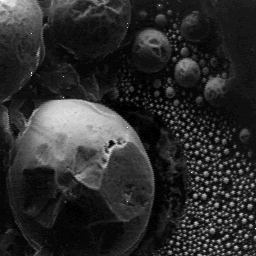
#> input picture Taller5/images/meb.png, 256 x 256 px
$ jupyter execute '2. Gradiente morfológico.ipynb'
#> lines starting #> are read from the running program, lines starting #| are printed output that depends on the picture
# Gradiente morfológico

[cell 1]
import cv2
import matplotlib.pyplot as plt
from skimage.morphology import dilation, erosion, footprint_rectangle
from skimage.filters.rank import median
from skimage.filters import sobel
from skimage import exposure
from scipy.ndimage import morphological_gradient

[cell 2]
meb_image = cv2.imread('images/meb.png', cv2.IMREAD_GRAYSCALE)
#> meb_image is the input picture: shape (256, 256); min 0, max 255, mean 44.3

[cell 3]
plt.imshow(meb_image, cmap='gray', vmin=0, vmax=255)

[cell 4]
mask = footprint_rectangle((3,3))

[cell 5]
mgimage = morphological_gradient(meb_image, footprint=mask)
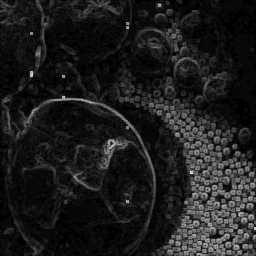
#> mgimage: shape (256, 256); min 0, max 225, mean 28.7

[cell 6]
plt.imshow(mgimage, cmap='gray', vmin=0, vmax=255)

[cell 7]
img_norma = sobel(meb_image)
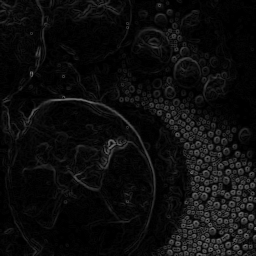
#> img_norma: shape (256, 256) float64; min 0, max 0.453, mean 0.0515
rescaled_img = exposure.rescale_intensity(img_norma, in_range=(0, 0.6), out_range=(0, 255))
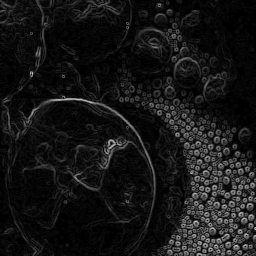
#> rescaled_img: shape (256, 256) float64; min 0, max 192.4, mean 21.9
plt.imshow(rescaled_img, cmap='gray', vmin=0, vmax=255)

## Compare los resultados obtenidos (gradiente morfológico vs. norma del gradiente con Sobel).

[cell 8]
plt.figure(
    figsize=(10, 10)
)

plt.subplot(1, 3, 1)
plt.imshow(mgimage, cmap='gray', vmin=0, vmax=255)

plt.subplot(1, 3, 2)
plt.imshow(rescaled_img  , cmap='gray', vmin=0, vmax=255)
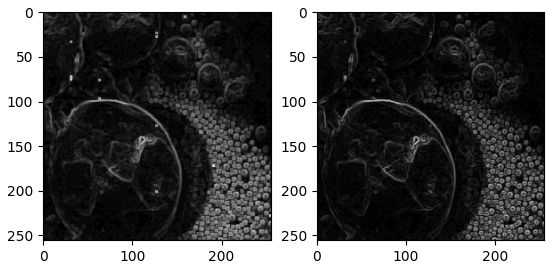
#> figure drawn by matplotlib, 2 panels

En la imagen comparativa, el gradiente morfológico (izquierda) muestra bordes más definidos y continuos, resaltando las estructuras principales de la imagen. Por otro lado, la norma del gradiente con Sobel (derecha) también logra una buena detección de bordes y menos fragmentación de lo esperado. Aunque Sobel enfatiza más las variaciones locales en la intensidad, su resultado sigue siendo limpio y detallado, mientras que el gradiente morfológico ofrece una segmentación más estructurada y uniforme.

[cell 9]
median = median(meb_image, footprint=mask)
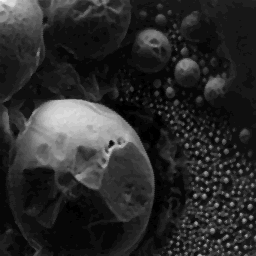
#> median: shape (256, 256); min 0, max 240, mean 42.9
dilated_image = dilation(median, footprint=mask)
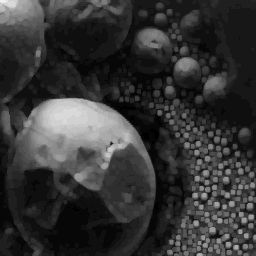
#> dilated_image: shape (256, 256); min 0, max 240, mean 53.1
eroded_image = erosion(median, footprint=mask)
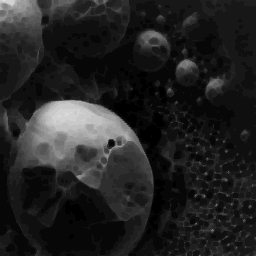
#> eroded_image: shape (256, 256); min 0, max 232, mean 34.7
subtracted_image = cv2.subtract(dilated_image, eroded_image)
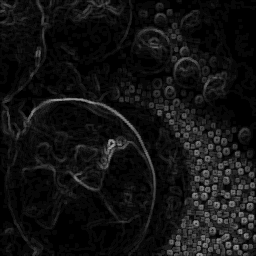
#> subtracted_image: shape (256, 256); min 0, max 163, mean 18.4

$ run again, with Taller5/images/angio.png copied over Taller5/images/meb.png
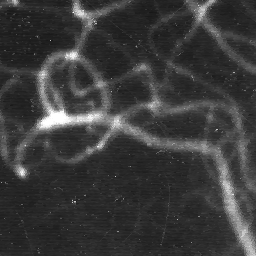
#> input picture Taller5/images/angio.png, 256 x 256 px
#> meb_image is the input picture: shape (256, 256); min 20, max 255, mean 58.9
#> `rescaled_img = exposure.rescale_intensity(img_norma, in_range=(0, 0.6)..`:
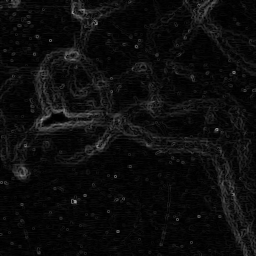
#> rescaled_img: shape (256, 256) float64; min 0, max 158, mean 13.1
#> `eroded_image = erosion(median, footprint=mask)`:
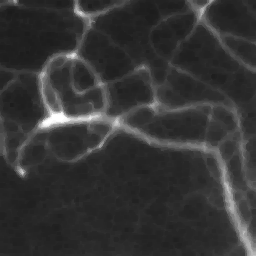
#> eroded_image: shape (256, 256); min 27, max 255, mean 53
